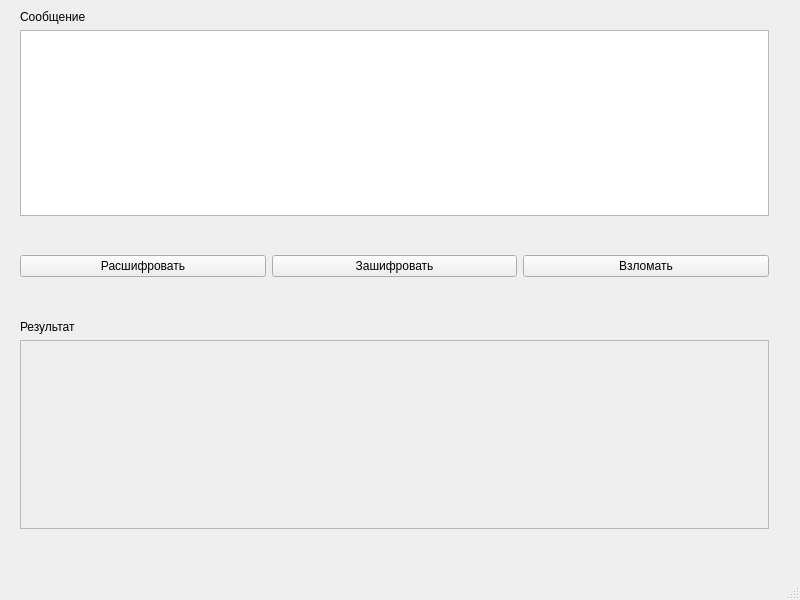
<?xml version="1.0" encoding="UTF-8"?>
<ui version="4.0">
 <class>MainWindow</class>
 <widget class="QMainWindow" name="MainWindow">
  <property name="geometry">
   <rect>
    <x>0</x>
    <y>0</y>
    <width>800</width>
    <height>600</height>
   </rect>
  </property>
  <property name="windowTitle">
   <string>MainWindow</string>
  </property>
  <widget class="QWidget" name="centralwidget">
   <widget class="QWidget" name="verticalLayoutWidget_3">
    <property name="geometry">
     <rect>
      <x>20</x>
      <y>40</y>
      <width>751</width>
      <height>521</height>
     </rect>
    </property>
    <layout class="QVBoxLayout" name="verticalLayout_3"/>
   </widget>
   <widget class="QWidget" name="verticalLayoutWidget">
    <property name="geometry">
     <rect>
      <x>20</x>
      <y>10</y>
      <width>749</width>
      <height>519</height>
     </rect>
    </property>
    <layout class="QVBoxLayout" name="verticalLayout">
     <item>
      <widget class="QLabel" name="labelMessage">
       <property name="text">
        <string>Сообщение</string>
       </property>
      </widget>
     </item>
     <item>
      <widget class="QTextEdit" name="textEditMessage"/>
     </item>
     <item>
      <spacer name="verticalSpacer">
       <property name="orientation">
        <enum>Qt::Orientation::Vertical</enum>
       </property>
       <property name="sizeHint" stdset="0">
        <size>
         <width>20</width>
         <height>40</height>
        </size>
       </property>
      </spacer>
     </item>
     <item>
      <layout class="QHBoxLayout" name="horizontalLayout">
       <item>
        <widget class="QPushButton" name="pushButtonDecipher">
         <property name="text">
          <string>Расшифровать</string>
         </property>
        </widget>
       </item>
       <item>
        <widget class="QPushButton" name="pushButtonEncrypt">
         <property name="text">
          <string>Зашифровать</string>
         </property>
        </widget>
       </item>
       <item>
        <widget class="QPushButton" name="pushButtonHack">
         <property name="text">
          <string>Взломать</string>
         </property>
        </widget>
       </item>
      </layout>
     </item>
     <item>
      <layout class="QVBoxLayout" name="verticalLayout_2">
       <item>
        <spacer name="verticalSpacer_2">
         <property name="orientation">
          <enum>Qt::Orientation::Vertical</enum>
         </property>
         <property name="sizeHint" stdset="0">
          <size>
           <width>20</width>
           <height>40</height>
          </size>
         </property>
        </spacer>
       </item>
       <item>
        <widget class="QLabel" name="labelResult">
         <property name="text">
          <string>Результат</string>
         </property>
        </widget>
       </item>
       <item>
        <widget class="QTextEdit" name="textEditResult">
         <property name="enabled">
          <bool>false</bool>
         </property>
        </widget>
       </item>
      </layout>
     </item>
    </layout>
   </widget>
  </widget>
  <widget class="QMenuBar" name="menubar">
   <property name="geometry">
    <rect>
     <x>0</x>
     <y>0</y>
     <width>800</width>
     <height>21</height>
    </rect>
   </property>
  </widget>
  <widget class="QStatusBar" name="statusbar"/>
 </widget>
 <resources/>
 <connections/>
</ui>
